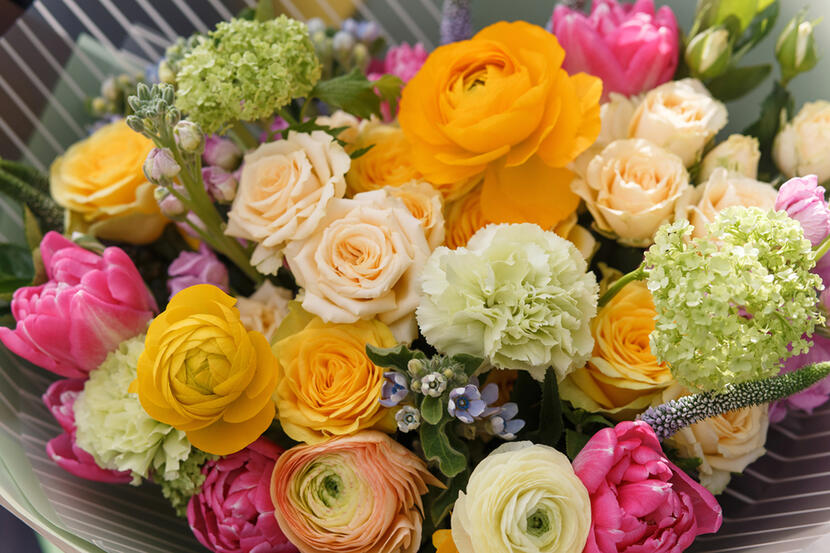
#> input picture COLOR_DETECTION/color_detection.jpg, 830 x 553 px, found by its file name
$ jupyter execute color_detection.ipynb
#> lines starting #> are read from the running program, lines starting #| are printed output that depends on the picture; after the words box and inside, x2 and y2 are one past the last pixel; in counts of white or black regions, pixels touching at a corner belong together
[cell 1]
import cv2
cv2.__version__
import numpy as np
from google.colab.patches import cv2_imshow

[cell 2]
from google.colab import drive
drive.mount('/content/drive')

# Read the image

[cell 3]
img = cv2.imread("/content/drive/MyDrive/content/color_detection.jpg", 1)
#> img is the input picture: shape (553, 830, 3); mean B, G, R 78.4, 124.5, 160.3
cv2_imshow(img)

# Convert image from BGR to HSV color-space

[cell 4]
final_img=cv2.cvtColor(img,cv2.COLOR_BGR2HSV)
#> final_img: shape (553, 830, 3); mean H, S, V 48.4, 134.5, 161.7
cv2_imshow(final_img)

# Create mask for color-detection

[cell 5]
lower=np.array([32,100,100])
upper=np.array([42,255,255])
area_of_interest=cv2.inRange(final_img,lower,upper)
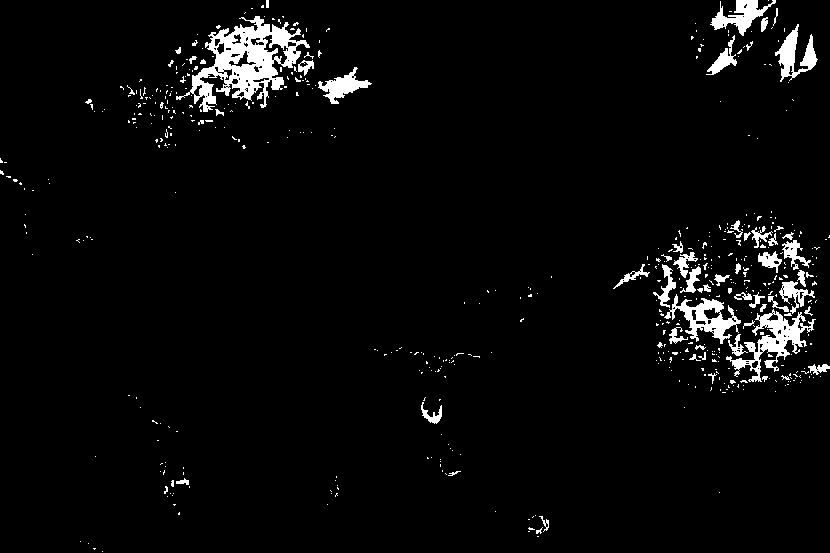
#> area_of_interest: shape (553, 830); 3.8% white; 545 white regions (484 under 20 px), largest, box (x1, y1, x2, y2) and area: (176, 16, 310, 112) 4758, (726, 309, 816, 382) 1913, (664, 294, 741, 344) 1352
cv2_imshow(area_of_interest)

# Apply mask and display result

[cell 6]
result=cv2.bitwise_and(img,img,mask=area_of_interest)
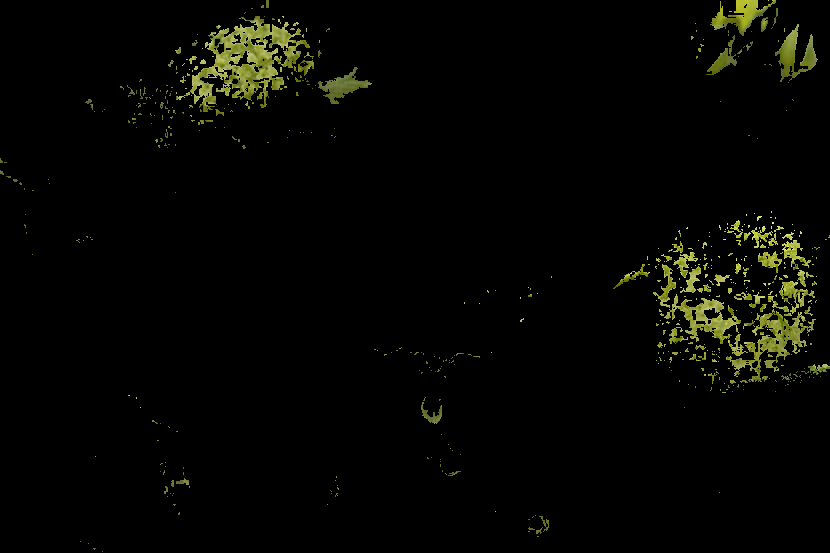
#> result: shape (553, 830, 3); mean B, G, R 2.3, 5.7, 5.4
cv2_imshow(result)
